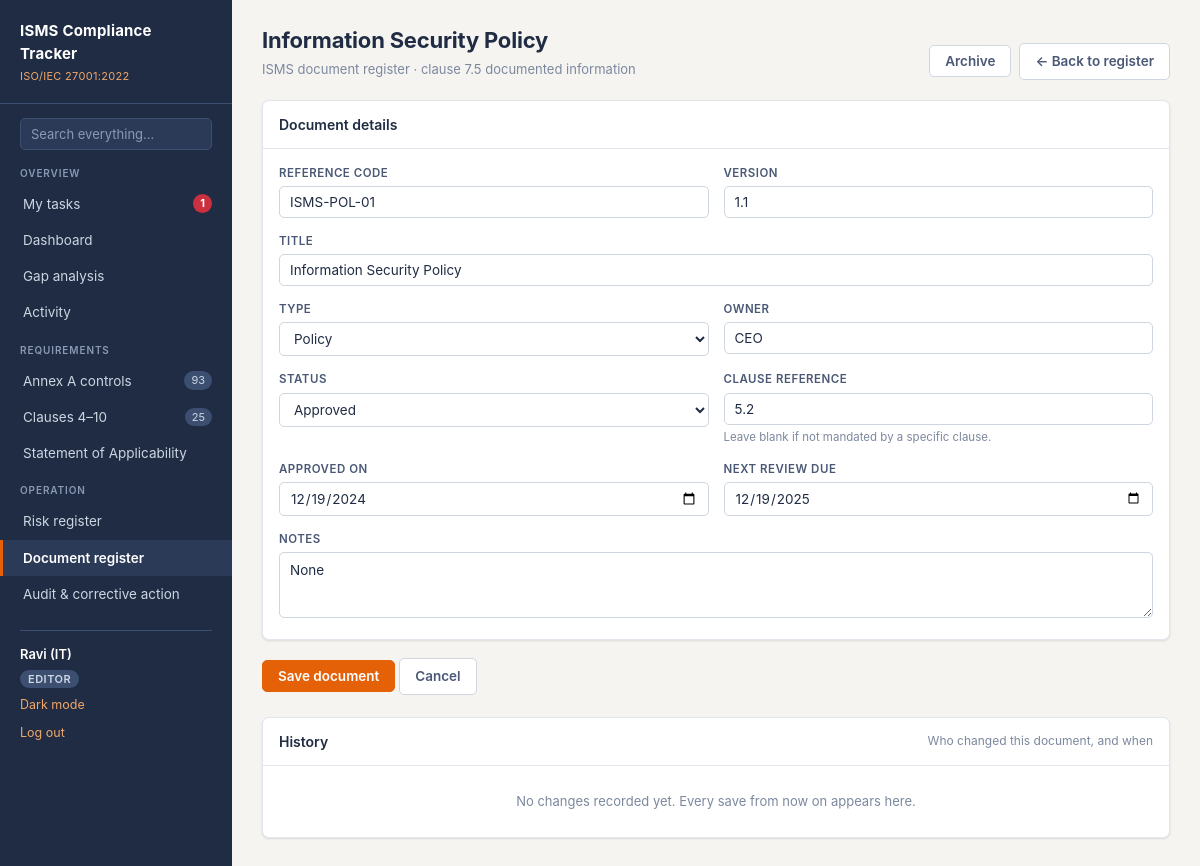
The app's page /documents/2 (signed in) with its own data.
### tables this page shows
CREATE TABLE users (
    id            INTEGER PRIMARY KEY AUTOINCREMENT,
    name          TEXT    NOT NULL,
    email         TEXT    NOT NULL UNIQUE,          -- stored lower-case
    password_hash TEXT    NOT NULL,                 -- werkzeug scrypt hash
    role          TEXT    NOT NULL DEFAULT 'viewer',-- admin|editor|auditor|viewer
    created_at    TEXT    NOT NULL
);

CREATE TABLE documents (
    id           INTEGER PRIMARY KEY AUTOINCREMENT,
    code         TEXT    NOT NULL UNIQUE,           -- 'ISMS-POL-01'
    title        TEXT    NOT NULL,
    doc_type     TEXT,                              -- Policy|Procedure|Plan|Register|Record
    version      TEXT    DEFAULT '0.1',
    owner        TEXT,
    status       TEXT    DEFAULT 'Draft',           -- Draft|Under Review|Approved|Obsolete
    approved_on  TEXT,
    next_review  TEXT,
    clause_ref   TEXT,                              -- clause that mandates it, if any
    notes        TEXT
);

### app.py (the view, shortened to what this page needs)
@app.route("/documents/new", methods=["GET", "POST"])
@app.route("/documents/<int:doc_id>", methods=["GET", "POST"])
def document_form(doc_id=None):
    doc = None
    if doc_id:
        doc = db.query("SELECT * FROM documents WHERE id = ?", (doc_id,), one=True)
        if not doc:
            return "Document not found", 404
    error = None
    return render_template(
        "document_form.html",
        doc=doc,
        doc_types=db.DOC_TYPES,
        statuses=db.DOC_STATUSES,
        error=error,
        history=db.history("document", doc_id) if doc_id else [],
    ), 400 if error else 200

### app.py (called while the page is built)
@app.context_processor
def inject_helpers():
    tasks = db.open_tasks(g.user["id"]) if g.get("user") else []
    return {
        "my_task_count": len(tasks),
        "my_overdue_count": len(db.overdue(tasks)),
        "people": db.people,
        "risk_score": db.risk_score,
        "risk_level": db.risk_level,
        "risk_level_class": db.risk_level_class,
        "status_class": status_class,
        "today": TODAY,
        "can_write": can_write,
        "csrf_token": csrf_token,
        "roles": db.ROLES,
        "field_label": lambda f: db.FIELD_LABELS.get(f, f),
        "activity_url": activity_url,
        "uploads_are_temporary": db.UPLOADS_ARE_TEMPORARY,
        "max_upload_mb": MAX_UPLOAD_BYTES // (1024 * 1024),
    }

def can_write(endpoint):
    user = g.get("user")
    if not user:
        return False
    if endpoint in SELF_SERVICE_ENDPOINTS or user["role"] == "admin":
        return True
    if endpoint in ADMIN_ENDPOINTS:
        return False
    if user["role"] == "editor":
        return True
    if user["role"] == "auditor":
        return endpoint in ("finding_form", "comment_add")
    return False

def csrf_token():
    if "csrf" not in session:
        session["csrf"] = secrets.token_hex(16)
    return session["csrf"]

### db.py (called while the page is built)
def connect():
    conn = sqlite3.connect(DB_PATH)
    conn.row_factory = sqlite3.Row
    conn.execute("PRAGMA foreign_keys = ON")
    return conn

def query(sql, args=(), one=False):
    conn = connect()
    try:
        cur = conn.execute(sql, args)
        rows = cur.fetchall()
        return (rows[0] if rows else None) if one else rows
    finally:
        conn.close()

def history(entity_type, entity_id, limit=100):
    return query(
        """SELECT * FROM activity WHERE entity_type = ? AND entity_id = ?
           ORDER BY id DESC LIMIT ?""",
        (entity_type, entity_id, limit),
    )

def overdue(tasks):
    today = TODAY.strftime("%Y-%m-%d")
    return [t for t in tasks if t["due"] and t["due"] < today]

### templates/document_form.html (shortened to what this page needs)
{% extends "base.html" %}
{% from "_activity.html" import history_card with context %}
{% block content %}
<div class="page-head">
  <div>
    <h1>{{ doc.title if doc and doc.id else 'Add a document' }}</h1>
    <p>ISMS document register &middot; clause 7.5 documented information</p>
  </div>
  <div class="head-actions">
    {% if doc and doc.id %}
      {% if doc.status != 'Obsolete' and can_write('document_archive') %}
      <form method="post" action="{{ url_for('document_archive', doc_id=doc.id) }}"><input type="hidden" name="csrf_token" value="{{ csrf_token() }}">
        <button class="btn ghost" type="submit" title="Keep it, marked Obsolete">Archive</button>
      </form>
      {% endif %}
    {% endif %}
    <a class="btn ghost" href="{{ url_for('documents') }}">&larr; Back to register</a>
  </div>
</div>
<form method="post"><input type="hidden" name="csrf_token" value="{{ csrf_token() }}">
  <div class="card">
    <div class="card-head"><h2>Document details</h2></div>
    <div class="card-body">
      <div class="form-grid">
        <div>
          <label class="fl" for="code">Reference code</label>
          <input type="text" id="code" name="code" required value="{{ doc.code if doc else '' }}"
                 placeholder="ISMS-POL-09">
        </div>
        <div>
          <label class="fl" for="version">Version</label>
          <input type="text" id="version" name="version" value="{{ doc.version if doc else '0.1' }}">
        </div>
        <div class="full">
          <label class="fl" for="title">Title</label>
          <input type="text" id="title" name="title" required value="{{ doc.title if doc else '' }}">
        </div>
        <div>
          <label class="fl" for="doc_type">Type</label>
          <select id="doc_type" name="doc_type">
            {% for t in doc_types %}
              <option value="{{ t }}" {{ 'selected' if doc and doc.doc_type == t }}>{{ t }}</option>
            {% endfor %}
          </select>
        </div>
        <div>
          <label class="fl" for="owner">Owner</label>
          <input type="text" id="owner" name="owner" value="{{ doc.owner if doc else '' }}">
        </div>
        <div>
          <label class="fl" for="status">Status</label>
          <select id="status" name="status">
            {% for s in statuses %}
              <option value="{{ s }}" {{ 'selected' if doc and doc.status == s }}>{{ s }}</option>
            {% endfor %}
          </select>
        </div>
        <div>
          <label class="fl" for="clause_ref">Clause reference</label>
          <input type="text" id="clause_ref" name="clause_ref" value="{{ doc.clause_ref if doc else '' }}"
                 placeholder="e.g. 6.1.3">
          <div class="help">Leave blank if not mandated by a specific clause.</div>
        </div>
        <div>
          <label class="fl" for="approved_on">Approved on</label>
          <input type="date" id="approved_on" name="approved_on" value="{{ doc.approved_on if doc else '' }}">
        </div>
        <div>
          <label class="fl" for="next_review">Next review due</label>
          <input type="date" id="next_review" name="next_review" value="{{ doc.next_review if doc else '' }}">
        </div>
        <div class="full">
          <label class="fl" for="notes">Notes</label>
          <textarea id="notes" name="notes">{{ doc.notes if doc else '' }}</textarea>
        </div>
      </div>
    </div>
  </div>
  {% if can_write(request.endpoint) %}<button class="btn" type="submit">{{ 'Save document' if doc and doc.id else 'Create document' }}</button>{% else %}<span class="readonly-note">Read only for your role</span>{% endif %}
  <a class="btn ghost" href="{{ url_for('documents') }}">Cancel</a>
</form>
{% if doc and doc.id %}
{{ history_card(history, 'document') }}
{% endif %}
{% endblock %}

### templates/base.html (shortened to what this page needs)
<!DOCTYPE html>
<html lang="en">
<head>
<link rel="stylesheet" href="{{ url_for('static', filename='css/style.css') }}">
</head>
<body>
<div class="shell{{ "" if g.user else " no-side" }}">
  {% if g.user %}
  <nav class="sidebar">
    <div class="brand">
      <div class="mark">ISMS Compliance Tracker</div>
      <div class="sub">ISO/IEC 27001:2022</div>
    </div>
    <form class="side-search" method="get" action="{{ url_for('search') }}" role="search">
      <input type="search" name="q" placeholder="Search everything&hellip;" aria-label="Search everything"
             value="{{ request.args.q if request.endpoint == 'search' else '' }}">
    </form>
    <div class="nav-label">Overview</div>
    <a class="nav {{ 'active' if request.endpoint == 'my_tasks' }}" href="{{ url_for('my_tasks') }}">
      My tasks
      {% if my_overdue_count %}
        <span class="count overdue" title="{{ my_overdue_count }} overdue">{{ my_overdue_count }}</span>
      {% elif my_task_count %}
        <span class="count">{{ my_task_count }}</span>
      {% endif %}
    </a>
    <a class="nav {{ 'active' if request.endpoint == 'dashboard' }}" href="{{ url_for('dashboard') }}">Dashboard</a>
    <a class="nav {{ 'active' if request.endpoint == 'gap' }}" href="{{ url_for('gap') }}">Gap analysis</a>
    <a class="nav {{ 'active' if request.endpoint == 'activity' }}" href="{{ url_for('activity') }}">Activity</a>
    <div class="nav-label">Requirements</div>
    <a class="nav {{ 'active' if request.endpoint in ('controls','control_detail') }}" href="{{ url_for('controls') }}">
      Annex A controls <span class="count">93</span>
    </a>
    <a class="nav {{ 'active' if request.endpoint == 'clauses' }}" href="{{ url_for('clauses') }}">
      Clauses 4&ndash;10 <span class="count">25</span>
    </a>
    <a class="nav {{ 'active' if request.endpoint == 'soa' }}" href="{{ url_for('soa') }}">Statement of Applicability</a>
    <div class="nav-label">Operation</div>
    <a class="nav {{ 'active' if request.endpoint in ('risks','risk_form') }}" href="{{ url_for('risks') }}">Risk register</a>
    <a class="nav {{ 'active' if request.endpoint in ('documents','document_form') }}" href="{{ url_for('documents') }}">Document register</a>
    <a class="nav {{ 'active' if request.endpoint in ('audit','finding_form') }}" href="{{ url_for('audit') }}">Audit &amp; corrective action</a>
    <div class="me">
      <a class="me-name" href="{{ url_for('profile') }}">{{ g.user.name }}</a>
      <span class="role-tag">{{ g.user.role }}</span>
      <button class="linklike theme-toggle" type="button" id="theme-toggle">Dark mode</button>
      <form method="post" action="{{ url_for('logout') }}"><input type="hidden" name="csrf_token" value="{{ csrf_token() }}">
        <button class="linklike" type="submit">Log out</button>
      </form>
    </div>
  </nav>
  {% endif %}
  <main class="main">
    {% block content %}{% endblock %}
  </main>
</div>
</body>
</html>

### records on screen
users: user.name "Ravi (IT)", user.role "EDITOR"
documents: title "Information Security Policy", code "ISMS-POL-01", version "1.1", owner "CEO", clause_ref "5.2", approved_on "12/19/2024", next_review "12/19/2025"

### other values on screen
{{ my_overdue_count }} "1"
{{ 'Save document' if doc and doc.id else 'Create document' }} "Save document"
{{ what }} "document"
form field doc_type "Policy"
form field status "Approved"
